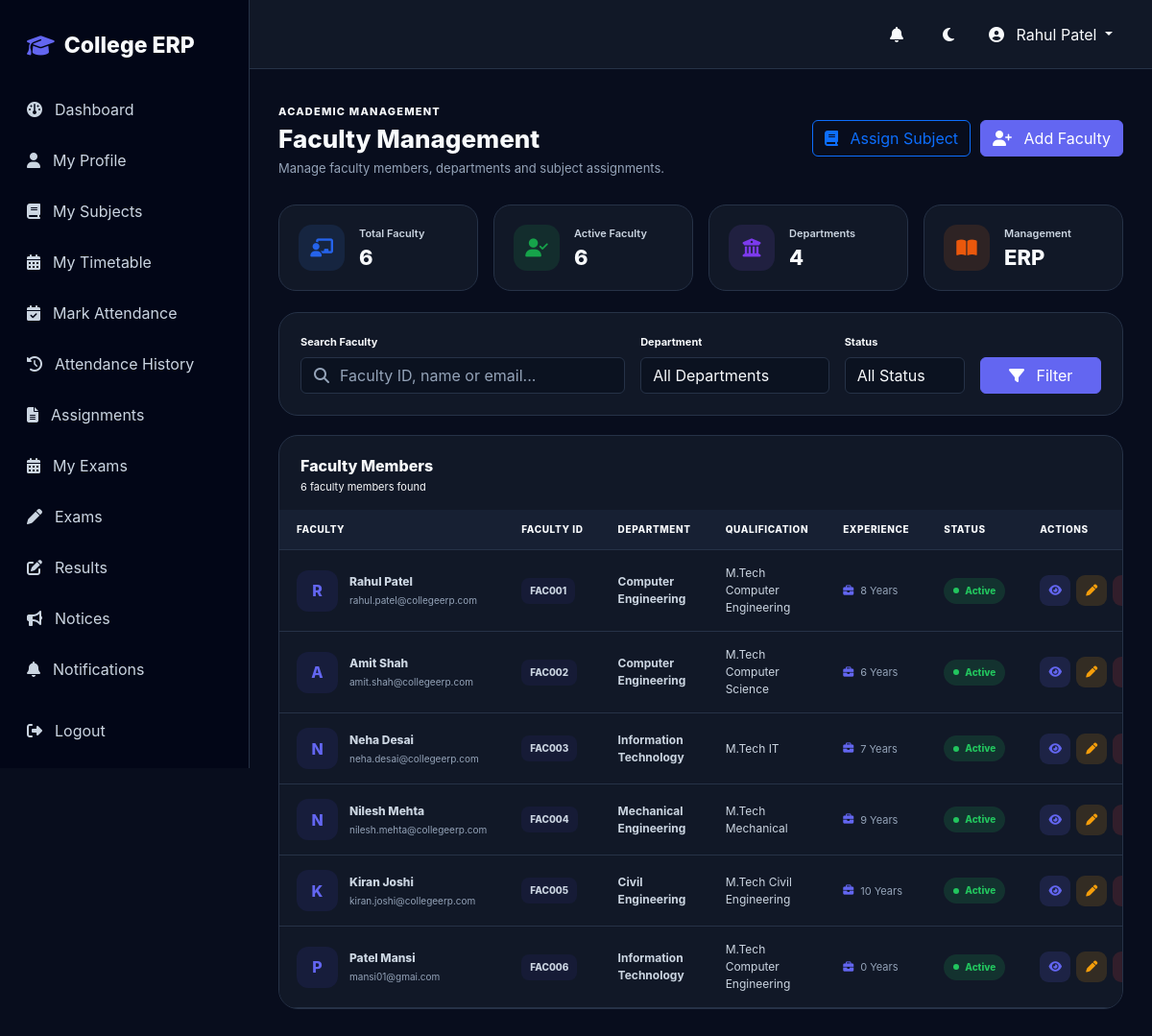
Page /faculty/ (signed in) on the committed database.
### faculty/models.py (models this page shows, shortened)
class Faculty(models.Model):
    user = models.OneToOneField(
        User,
        on_delete=models.CASCADE,
        related_name="faculty_profile",
        blank=True,
        null=True,
    )
    faculty_id = models.CharField(
        max_length=30,
        unique=True
    )
    profile_photo = models.ImageField(
        upload_to="faculty/",
        blank=True,
        null=True
    )
    first_name = models.CharField(
        max_length=100
    )
    last_name = models.CharField(
        max_length=100
    )
    email = models.EmailField()
    phone = models.CharField(
        max_length=15,
        blank=True
    )
    qualification = models.CharField(
        max_length=200,
        blank=True
    )
    experience_years = models.PositiveIntegerField(
        default=0
    )
    department = models.ForeignKey(
        Department,
        on_delete=models.PROTECT,
        related_name="faculty_members"
    )
    joining_date = models.DateField(
        blank=True,
        null=True
    )
    is_active = models.BooleanField(
        default=True
    )
    created_at = models.DateTimeField(
        auto_now_add=True
    )
    updated_at = models.DateTimeField(
        auto_now=True
    )
    class Meta:
        ordering = ["faculty_id"]
    @property
    def full_name(self):
        return f"{self.first_name} {self.last_name}".strip()

### academics/models.py (models this page shows, shortened)
class Department(models.Model):
    name = models.CharField(max_length=150)
    code = models.CharField(max_length=20, unique=True)
    description = models.TextField(blank=True)
    hod_name = models.CharField(max_length=150, blank=True)
    is_active = models.BooleanField(default=True)
    class Meta:
        ordering = ["name"]

### faculty/views.py (the view, shortened to what this page needs)
@login_required
def faculty_list(request):
    faculty_members = Faculty.objects.select_related(
        "department",
        "user",
    ).all()
    search = request.GET.get(
        "search",
        ""
    ).strip()
    department = request.GET.get(
        "department",
        ""
    )
    status = request.GET.get(
        "status",
        ""
    )
    if department:
        faculty_members = faculty_members.filter(
            department_id=department
        )
    if status == "active":
        faculty_members = faculty_members.filter(
            is_active=True
        )
    elif status == "inactive":
        faculty_members = faculty_members.filter(
            is_active=False
        )
    paginator = Paginator(
        faculty_members,
        10
    )
    page_number = request.GET.get(
        "page"
    )
    page_obj = paginator.get_page(
        page_number
    )
    from academics.models import Department
    context = {
        "faculty_members": page_obj,
        "departments": Department.objects.filter(
            is_active=True
        ),
        "search": search,
        "selected_department": department,
        "selected_status": status,
    }
    return render(
        request,
        "faculty/faculty_list.html",
        context
    )

### templates/faculty/faculty_list.html (shortened to what this page needs)
{% extends "base.html" %}
{% block content %}
<div class="page-header" data-aos="fade-down">
    <div>
        <span class="eyebrow">Academic Management</span>
        <h2>Faculty Management</h2>
        <p>
            Manage faculty members, departments and subject assignments.
        </p>
    </div>
    <div class="header-actions">
        <a
            href="{% url 'faculty_assign_subject' %}"
            class="btn btn-outline-primary"
        >
            <i class="fa-solid fa-book me-2"></i>
            Assign Subject
        </a>
        <a
            href="{% url 'faculty_create' %}"
            class="btn btn-primary"
        >
            <i class="fa-solid fa-user-plus me-2"></i>
            Add Faculty
        </a>
    </div>
</div>
<div class="stats-grid" data-aos="fade-up">
    <div class="stat-card">
        <div class="stat-icon blue">
            <i class="fa-solid fa-chalkboard-user"></i>
        </div>
        <div>
            <span>Total Faculty</span>
            <h3>{{ faculty_members.paginator.count }}</h3>
        </div>
    </div>
    <div class="stat-card">
        <div class="stat-icon green">
            <i class="fa-solid fa-user-check"></i>
        </div>
        <div>
            <span>Active Faculty</span>
            <h3>
                {{ faculty_members.paginator.count }}
            </h3>
        </div>
    </div>
    <div class="stat-card">
        <div class="stat-icon purple">
            <i class="fa-solid fa-building-columns"></i>
        </div>
        <div>
            <span>Departments</span>
            <h3>{{ departments|length }}</h3>
        </div>
    </div>
    <div class="stat-card">
        <div class="stat-icon orange">
            <i class="fa-solid fa-book-open"></i>
        </div>
        <div>
            <span>Management</span>
            <h3>ERP</h3>
        </div>
    </div>
</div>
<div
    class="filter-card"
    data-aos="fade-up"
    data-aos-delay="100"
>
    <form
        method="GET"
        class="row g-3"
    >
        <div class="col-lg-5">
            <label class="form-label">
                Search Faculty
            </label>
            <div class="search-box">
                <i class="fa-solid fa-magnifying-glass"></i>
                <input
                    type="text"
                    name="search"
                    value="{{ search }}"
                    class="form-control"
                    placeholder="Faculty ID, name or email..."
                >
            </div>
        </div>
        <div class="col-lg-3">
            <label class="form-label">
                Department
            </label>
            <select
                name="department"
                class="form-select"
            >
                <option value="">
                    All Departments
                </option>
            </select>
        </div>
        <div class="col-lg-2">
            <label class="form-label">
                Status
            </label>
            <select
                name="status"
                class="form-select"
            >
                <option value="">
                    All Status
                </option>
            </select>
        </div>
        <div class="col-lg-2 d-flex align-items-end">
            <button
                type="submit"
                class="btn btn-primary w-100"
            >
                <i class="fa-solid fa-filter me-2"></i>
                Filter
            </button>
        </div>
    </form>
</div>
<div
    class="faculty-card"
    data-aos="fade-up"
    data-aos-delay="150"
>
    <div class="card-heading">
        <div>
            <h5>
                Faculty Members
            </h5>
            <span>
                {{ faculty_members.paginator.count }}
                faculty members found
            </span>
        </div>
    </div>
    <div class="table-responsive">
        <table class="table faculty-table align-middle">
            <thead>
                <tr>
                    <th>
                        Faculty
                    </th>
                    <th>
                        Faculty ID
                    </th>
                    <th>
                        Department
                    </th>
                    <th>
                        Qualification
                    </th>
                    <th>
                        Experience
                    </th>
                    <th>
                        Status
                    </th>
                    <th>
                        Actions
                    </th>
                </tr>
            </thead>
            <tbody>
                {% for faculty in faculty_members %}
                <tr data-aos="fade-up">
                    <td>
                        <div class="faculty-info">
                            {% if faculty.profile_photo %}
                            <img
                                src="{{ faculty.profile_photo.url }}"
                                class="faculty-avatar"
                                alt="{{ faculty.full_name }}"
                            >
                            {% else %}
                            <div class="faculty-avatar initials">
                                {{ faculty.first_name|first|upper }}
                            </div>
                            {% endif %}
                            <div>
                                <strong>
                                    {{ faculty.full_name }}
                                </strong>
                                <small>
                                    {{ faculty.email }}
                                </small>
                            </div>
                        </div>
                    </td>
                    <td>
                        <span class="faculty-id">
                            {{ faculty.faculty_id }}
                        </span>
                    </td>
                    <td>
                        <span class="department-name">
                            {{ faculty.department.name }}
                        </span>
                    </td>
                    <td>
                        {% if faculty.qualification %}
                            {{ faculty.qualification }}
                        {% else %}
                            <span class="muted-text">
                                Not specified
                            </span>
                        {% endif %}
                    </td>
                    <td>
                        <div class="experience">
                            <i class="fa-solid fa-briefcase"></i>
                            {{ faculty.experience_years }}
                            {% if faculty.experience_years == 1 %}
                                Year
                            {% else %}
                                Years
                            {% endif %}
                        </div>
                    </td>
                    <td>
                        {% if faculty.is_active %}
                        <span class="status active">
                            <span class="status-dot"></span>
                            Active
                        </span>
                        {% else %}
                        <span class="status inactive">
                            <span class="status-dot"></span>
                            Inactive
                        </span>
                        {% endif %}
                    </td>
                    <td>
                        <div class="action-buttons">
                            <a
                                href="{% url 'faculty_detail' faculty.pk %}"
                                class="action-btn view"
                                title="View Faculty"
                            >
                                <i class="fa-solid fa-eye"></i>
                            </a>
                            <a
                                href="{% url 'faculty_update' faculty.pk %}"
                                class="action-btn edit"
                                title="Edit Faculty"
                            >
                                <i class="fa-solid fa-pen"></i>
                            </a>
                            <a
                                href="{% url 'faculty_delete' faculty.pk %}"
                                class="action-btn delete"
                                title="Delete Faculty"
                            >
                            </a>
                        </div>
                    </td>
                </tr>
                {% endfor %}
            </tbody>
        </table>
    </div>
</div>
{% endblock %}

### templates/base.html (shortened to what this page needs)
{% load static %}
<!DOCTYPE html>
<html lang="en">
<head>
    <link
        href="https://cdn.jsdelivr.net/npm/bootstrap@5.3.3/dist/css/bootstrap.min.css"
        rel="stylesheet"
    >
    <link
        href="https://cdnjs.cloudflare.com/ajax/libs/font-awesome/6.7.2/css/all.min.css"
        rel="stylesheet"
    >
    <link
        href="https://unpkg.com/aos@2.3.4/dist/aos.css"
        rel="stylesheet"
    >
</head>
<body>
    {% if user.is_authenticated %}
        {% include "components/sidebar.html" %}
        <main class="main">
            <nav class="navbar-custom">
                <div class="d-flex align-items-center gap-2">
                    <a
                        href="{% url 'notification_list' %}"
                        class="theme-btn position-relative me-1"
                        title="Notifications"
                        style="text-decoration: none; display: inline-flex; align-items: center; justify-content: center;"
                    >
                        <i class="fa-solid fa-bell"></i>
                    </a>
                    <button
                        class="theme-btn"
                        id="themeToggle"
                        title="Toggle theme"
                    >
                        <i class="fa-solid fa-moon"></i>
                    </button>
                    <div class="dropdown">
                        <button
                            class="btn dropdown-toggle"
                            data-bs-toggle="dropdown"
                            style="color: var(--text);"
                        >
                            <i class="fa-solid fa-circle-user me-2"></i>
                            {{ user.get_full_name|default:user.username }}
                        </button>
                    </div>
                </div>
            </nav>
            <section class="content">
                {% block content %}{% endblock %}
            </section>
        </main>
    {% else %}
        {% block auth_content %}{% endblock %}
    {% endif %}
</body>
</html>

### rows in the picture
Faculty: first_name|first "R", full_name "Rahul Patel", email "rahul.patel@collegeerp.com", faculty_id "FAC001", department.name "Computer Engineering", qualification "M.Tech Computer Engineering", experience_years "8", shows "Years", is_active True (drawn)
Faculty: first_name|first "A", full_name "Amit Shah", email "amit.shah@collegeerp.com", faculty_id "FAC002", department.name "Computer Engineering", qualification "M.Tech Computer Science", experience_years "6", shows "Years", is_active True (drawn)
Faculty: first_name|first "N", full_name "Neha Desai", email "neha.desai@collegeerp.com", faculty_id "FAC003", department.name "Information Technology", qualification "M.Tech IT", experience_years "7", shows "Years", is_active True (drawn)
Faculty: first_name|first "N", full_name "Nilesh Mehta", email "nilesh.mehta@collegeerp.com", faculty_id "FAC004", department.name "Mechanical Engineering", qualification "M.Tech Mechanical", experience_years "9", shows "Years", is_active True (drawn)
Faculty: first_name|first "K", full_name "Kiran Joshi", email "kiran.joshi@collegeerp.com", faculty_id "FAC005", department.name "Civil Engineering", qualification "M.Tech Civil Engineering", experience_years "10", shows "Years", is_active True (drawn)
Faculty: first_name|first "P", full_name "Patel Mansi", email "mansi01@gmai.com", faculty_id "FAC006", department.name "Information Technology", qualification "M.Tech Computer Engineering", experience_years "0", shows "Years", is_active True (drawn)

### other values in the picture
{{ user.get_full_name|default:user.username }} "Rahul Patel"
{{ faculty_members.paginator.count }} "6"
{{ departments|length }} "4"
